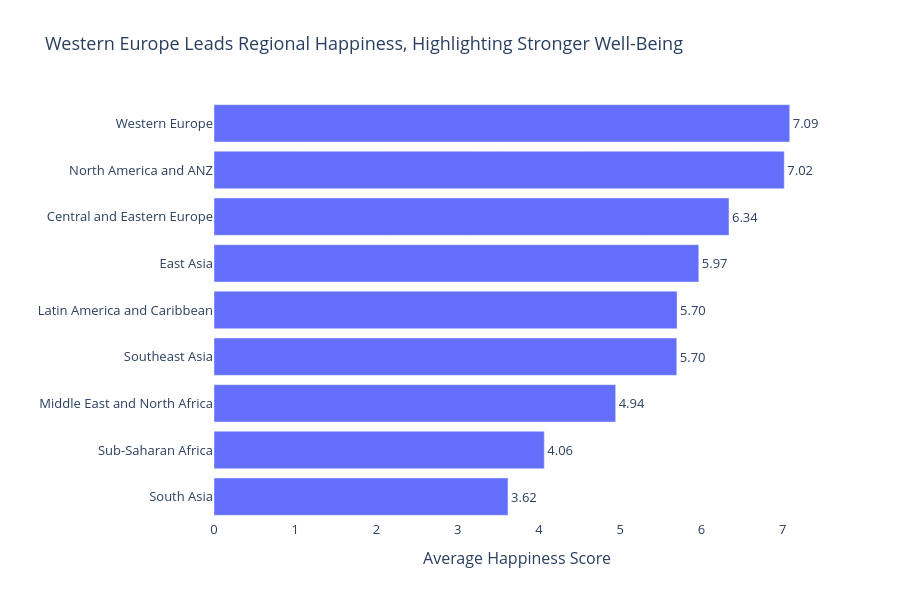

This figure's notebook cell:
### Markdown cell above
---
## Task 1 — Regional Comparison Bar Chart

**What to build:** A horizontal bar chart showing the **average happiness score by region**, sorted from highest to lowest.

**Requirements:**
- Horizontal orientation (category names are long)
- Sorted by score, descending (so the happiest region is at the top)
- Zero baseline on x-axis
- At least one design choice that goes beyond the Plotly default (colour, annotation, labels, etc.)
- An insight title that answers: *which region stands out and why does it matter?*

**Hint:** Use `df.groupby('Region')['Happiness_Score'].mean()` to compute the averages.

### Code cell
# Task 1: Regional comparison bar chart
# -------------------------------------

# Step 1: Compute average happiness score by region
region_avg = (df.groupby('Region')['Happiness_Score']
              .mean()
              .reset_index()
              .sort_values('Happiness_Score'))  # sort for horizontal bar

print(region_avg)

# Step 2: Build your chart
fig = px.bar(
    region_avg,
    x='Happiness_Score',
    y='Region',
    orientation='h',
    text='Happiness_Score',
    title='Western Europe Leads Regional Happiness, Highlighting Stronger Well-Being',
    labels={
        'Happiness_Score': 'Average Happiness Score',
        'Region': ''
    }
)

# Make bars more readable
fig.update_traces(
    texttemplate='%{text:.2f}',
    textposition='outside'
)

# Zero baseline + professional formatting
fig.update_layout(
    xaxis=dict(
        range=[0, None],
        title='Average Happiness Score'
    ),
    yaxis=dict(
        title='',
        categoryorder='total ascending'
    ),
    plot_bgcolor='white',
    paper_bgcolor='white',
    font=dict(size=13),
    height=600
)

fig.show()

### Figure 1 — Plotly figure (JSON) as saved in the notebook; plotly's stock layout.template omitted (floating-point values rounded to 4 significant figures)
{"data": [{"hovertemplate": "Average Happiness Score=%{text}<br>=%{y}<extra></extra>", "legendgroup": "", "marker": {"color": "#636efa", "pattern": {"shape": ""}}, "name": "", "orientation": "h", "showlegend": false, "text": [3.618, 4.065, 4.943, 5.695, 5.699, 5.966, 6.338, 7.018, 7.086], "textposition": "outside", "texttemplate": "%{text:.2f}", "type": "bar", "x": [3.618, 4.065, 4.943, 5.695, 5.699, 5.966, 6.338, 7.018, 7.086], "xaxis": "x", "y": ["South Asia", "Sub-Saharan Africa", "Middle East and North Africa", "Southeast Asia", "Latin America and Caribbean", "East Asia", "Central and Eastern Europe", "North America and ANZ", "Western Europe"], "yaxis": "y"}], "layout": {"barmode": "relative", "font": {"size": 13}, "height": 600, "legend": {"tracegroupgap": 0}, "paper_bgcolor": "white", "plot_bgcolor": "white", "title": {"text": "Western Europe Leads Regional Happiness, Highlighting Stronger Well-Being"}, "xaxis": {"anchor": "y", "domain": [0, 1], "range": [0, null], "title": {"text": "Average Happiness Score"}}, "yaxis": {"anchor": "x", "categoryorder": "total ascending", "domain": [0, 1], "title": {"text": ""}}}}
